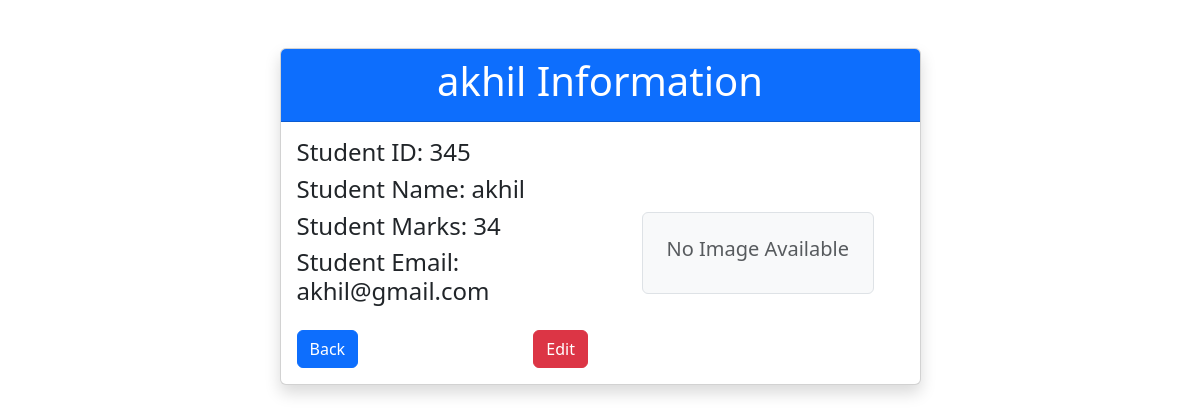
The page /find/6/ on the database its author committed.
### myapp/models.py (models this page shows)
class Student(models.Model):
    StuId = models.IntegerField()
    StuName = models.CharField(max_length=30)
    Stumarks = models.IntegerField()
    StuEmail = models.EmailField(max_length=20, null=True, blank=True)
    StuImg = models.ImageField(upload_to='images/',null=True, blank=True)

### myapp/views.py (the view)
# urls.py: path('find/<int:id>/',views.getStudent),
def getStudent(request,id):
    student = get_object_or_404(Student,id=id)
    return render(request,'myapp/find.html',{'stu':student})

### templates/myapp/find.html
<!DOCTYPE html>
{% extends 'myapp/base.html' %}
{%block contentblock%}
        <div class="container mt-5">
           <div class="row d-flex justify-content-center">
            <div class="col-md-7">
                <div class="card shadow">
                    <div class="card-header text-center text-white bg-primary">
                        <p class="h1">{{stu.StuName}} Information</p>
                    </div>
                    <div class="card-body">
                        <div class="row">
                            <div class="col-md-6  ">
                                <p class="h4">Student ID: {{stu.StuId}}</p>
                                <p class="h4">Student Name: {{stu.StuName}}</p>
                                <p class="h4">Student Marks: {{stu.Stumarks}}</p>
                                <p class="h4">Student Email: {{stu.StuEmail}}</p>
                               <div class="mt-4">
                                    <a href="/" class="btn btn-primary btn-md">Back</a>
                                    <a href="/edit/{{stu.id}}" class="btn float-end btn-md btn-danger">Edit</a>
                               </div>
                            </div>
                            <div class="col-md-6 d-flex justify-content-center align-items-center">
                                {%if stu.StuImg%}
                                    <img src={{stu.StuImg.url}} alt="{{stu.StuName}}" class="img-fluid rounded border" style="max-height: 200px; object-fit: cover;" >
                                {%else%}
                                    <div class="p-4 bg-light border rounded">
                                        <p class="h5 text-muted">No Image Available</p>
                                    </div>
                                {%endif%}
                            </div>
                        </div>
                    </div>
                </div>
            </div>
           </div>
        </div>
{%endblock%}

### rows shown on the page
Student: StuName "akhil", StuId "345", Stumarks "34", StuEmail "akhil@gmail.com"
